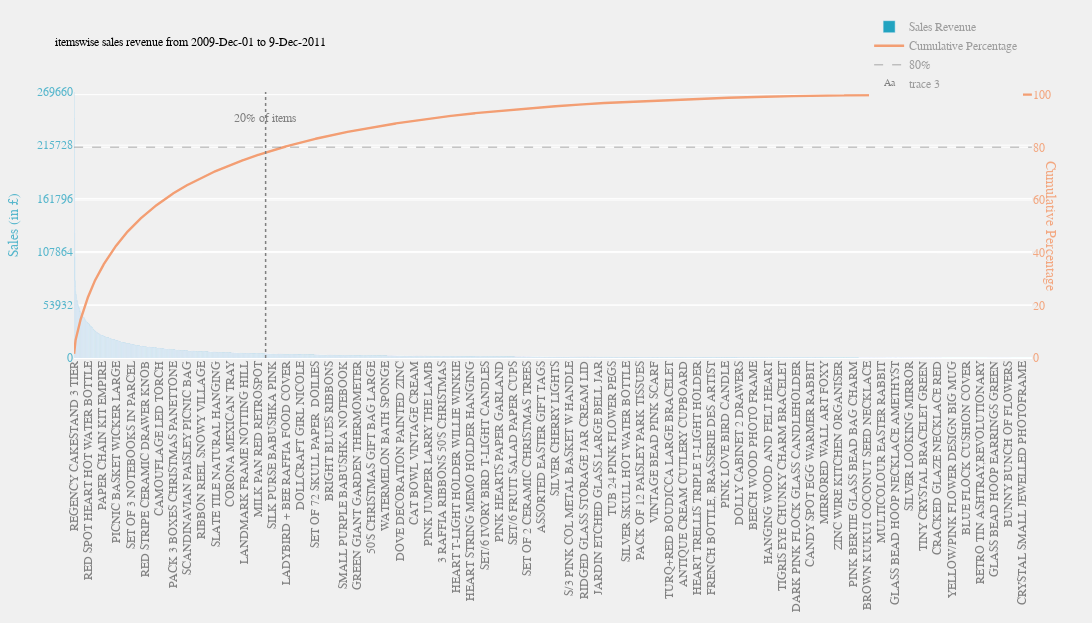

Source (notebook cell):
### Code cell
applyPareto(df,'Description','items')

### Figure 1 — Plotly figure (JSON) as saved in the notebook; plotly's stock layout.template omitted (floating-point values rounded to 4 significant figures; data arrays with more than 128 entries replaced by an {"elided": "..."} marker saying what was removed)
{"data": [{"marker": {"color": "rgb(34,163,192)"}, "name": "Sales Revenue", "type": "bar", "x": {"elided": "4602 str values"}, "y": {"elided": "4602 float values"}}, {"line": {"color": "rgb(243,158,115)", "width": 2.4}, "name": "Cumulative Percentage", "type": "scatter", "x": {"elided": "4602 str values"}, "y": {"elided": "4602 float values"}, "yaxis": "y2"}, {"line": {"color": "rgba(128,128,128,.45)", "dash": "dash", "width": 1.5}, "name": "80%", "type": "scatter", "x": {"elided": "4602 str values"}, "y": {"elided": "4602 int values"}, "yaxis": "y2"}, {"mode": "text", "text": ["20% of items"], "type": "scatter", "x": [["SET 12 RETRO WHITE CHALK STICKS"]], "y": [242694]}], "layout": {"annotations": [{"font": {"color": "rgba(243,158,115,.9)", "family": "Balto, sans-serif", "size": 14}, "showarrow": false, "text": "Cumulative Percentage", "textangle": 90, "x": 1.029, "xref": "paper", "y": 0.75, "yref": "paper"}], "font": {"color": "rgb(128,128,128)", "family": "Balto, sans-serif", "size": 12}, "height": 623, "hovermode": "closest", "legend": {"font": {"color": "rgba(128,128,128,.75)", "family": "Balto, sans-serif", "size": 12}, "x": 0.83, "y": 1.3}, "margin": {"b": 250, "l": 60, "r": 60, "t": 65}, "paper_bgcolor": "rgb(240, 240, 240)", "plot_bgcolor": "rgb(240, 240, 240)", "shapes": [{"line": {"color": "rgb(128,128,128,.45)", "dash": "dot", "width": 1.5}, "type": "line", "x0": 920, "x1": 920, "y0": 0, "y1": 269660}], "showlegend": true, "title": {"font": {"color": "black", "family": "Balto, sans-serif", "size": 12}, "text": "itemswise sales revenue from 2009-Dec-01 to 9-Dec-2011"}, "width": 1500, "xaxis": {"tickangle": -90}, "yaxis": {"dtick": 1, "range": [0, 269660], "tickfont": {"color": "rgba(34,163,192,.75)"}, "tickformat": ".0f", "tickvals": [0, 53932, 107864, 161796, 215728, 269660], "title": {"font": {"color": "rgba(34,163,192,.75)", "family": "Balto, sans-serif", "size": 14}, "text": "Sales (in £)"}}, "yaxis2": {"overlaying": "y", "range": [0, 101], "side": "right", "tickfont": {"color": "rgba(243,158,115,.9)"}, "tickvals": [0, 20, 40, 60, 80, 100]}}}
